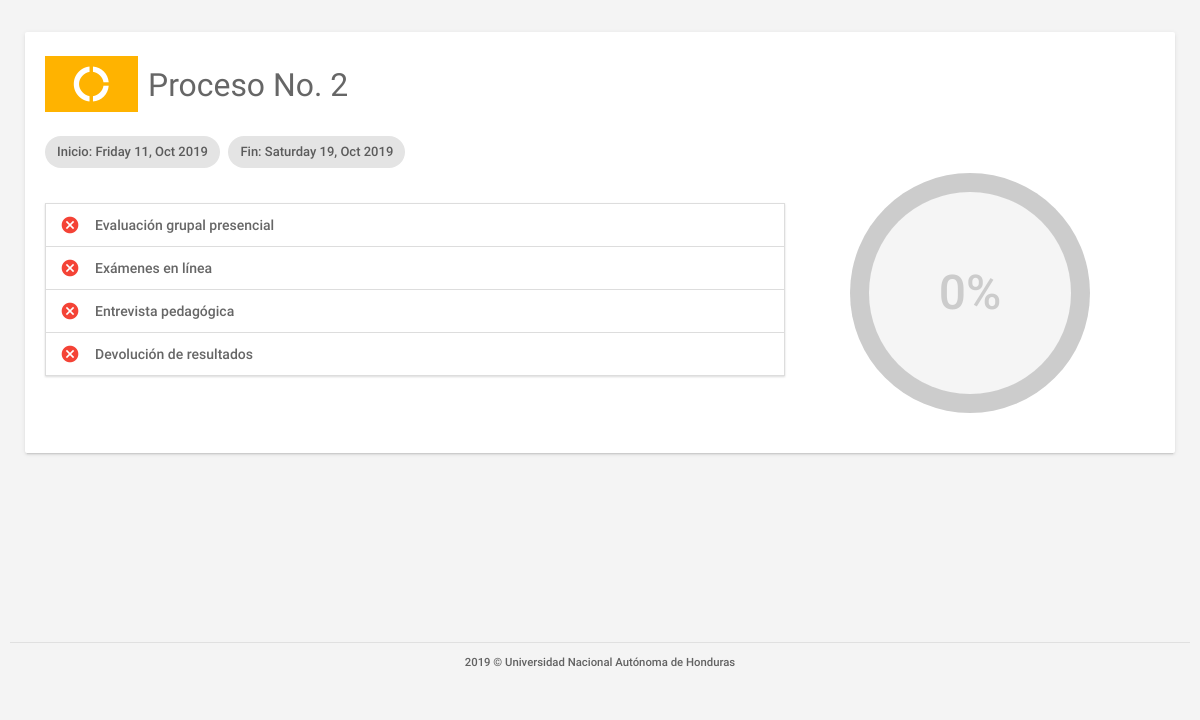
Page /consultar_progreso.php (signed in) on the earlier database version.
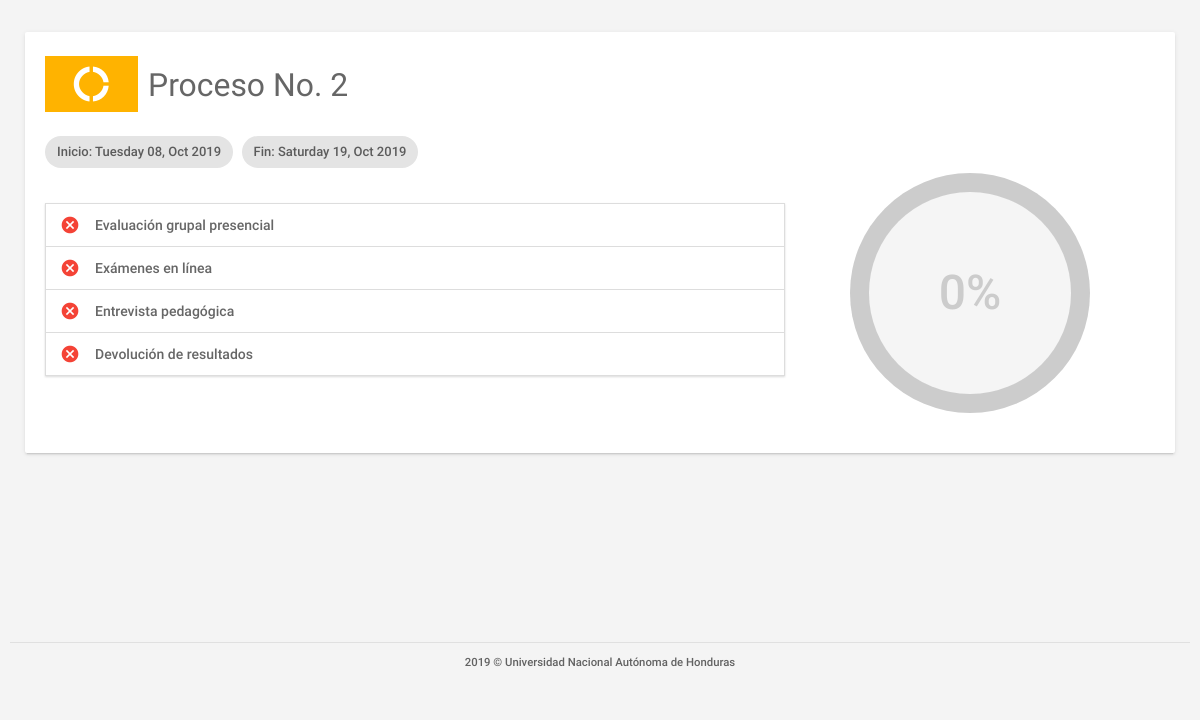
Same page on the later database version.
### tables this page shows
CREATE TABLE IF NOT EXISTS `tbl_control_de_procesos` (
  `idcontrolprocesos` INT NOT NULL AUTO_INCREMENT,
  `porcentaje` INT NULL,
  `etapa1` BOOLEAN NULL,
  `etapa2` BOOLEAN NULL,
  `etapa3` BOOLEAN NULL,
  `etapa4` BOOLEAN NULL,
  `idEstudiante` INT NOT NULL,
  `idprocesos` INT NOT NULL,
  PRIMARY KEY (`idcontrolprocesos`),
  CONSTRAINT `fk_tbl_control_de_procesos_tbl_estudiantes1`
    FOREIGN KEY (`idEstudiante`)
    REFERENCES `tbl_estudiantes` (`idEstudiante`)
    ON DELETE NO ACTION
    ON UPDATE NO ACTION,
  CONSTRAINT `fk_tbl_control_de_procesos_tbl_procesos1`
    FOREIGN KEY (`idprocesos`)
    REFERENCES `tbl_procesos` (`idprocesos`)
    ON DELETE NO ACTION
    ON UPDATE NO ACTION);

CREATE TABLE IF NOT EXISTS `tbl_procesos` (
  `idprocesos` INT NOT NULL,
  `fechainicio` DATETIME NULL,
  `fechafinal` DATETIME NULL,
  `fechainiciotestlinea` DATETIME NULL,
  `fechafinaltestlinea` DATETIME NULL,
  `urltestlinea1` VARCHAR(300) NULL,
  `urltestline2` VARCHAR(300) NULL,
  `clavetest` VARCHAR(100) NULL,
  `fechainicioentrevista` DATETIME NULL,
  `fechafinentrevista` DATETIME NULL,
  `fechainiciodevuelveresultado` DATETIME NULL,
  `fechafindevuelveresultado` DATETIME NULL,
  `estado` VARCHAR(45) NULL,
  PRIMARY KEY (`idprocesos`));

### assets/clases/class_conexion.php (called while the page is built, shortened)
<?php
	class Conexion{
		private $usuario = "root";
		private $contraseña = "oracle123";
		private $host = "localhost";
		private $baseDatos = "db_formacion";
		private $puerto = "3306";
		private $link;
		public function establecerConexion(){
			$this->link = mysqli_connect($this->host,$this->usuario,$this->contraseña,$this->baseDatos,$this->puerto);
			$this->link->set_charset("utf8");
		}
		public function ejecutarInstruccion($sql){
			return mysqli_query($this->link, $sql);
		}
	}
?>

### consultar_progreso.php (the view, shortened to what the changed rows need)
<?php
    require('./assets/clases/class_conexion.php');
    $mysql = new Conexion();
    $sql = sprintf("
    SELECT * FROM tbl_control_de_procesos
    LEFT JOIN tbl_procesos
    ON tbl_control_de_procesos.idprocesos = tbl_procesos.idprocesos
    where tbl_control_de_procesos.idEstudiante = '%s'
    ORDER by tbl_procesos.fechafindevuelveresultado DESC
    ",$_SESSION["idPersona"]);
    $query=$mysql->ejecutarInstruccion($sql);
?>
<!DOCTYPE html>
<html lang="es">
<head>
    <link type="text/css" rel="stylesheet" href="assets/plugins/materialize/css/materialize.min.css" />
    <link href="assets/css/materialize_Icons.css" rel="stylesheet">
    <link href="assets/css/alpha.css" rel="stylesheet" type="text/css" />
    <link href="assets/css/custom.css" rel="stylesheet" type="text/css" />
    <link href="assets/css/gestionar_Usuarios.css" rel="stylesheet" type="text/css">
    <link href="assets/plugins/sweetalert/sweetalert.css" rel="stylesheet" type="text/css" />
    <link href="assets/plugins/material-preloader/css/materialPreloader.min.css" rel="stylesheet">
    <link href="assets/plugins/Circle Progress/circleProgressBar.css" rel="stylesheet">
    <link href="assets/css/consultar_progreso.css" rel="stylesheet">
</head>
<body>
    <div class="mn-content">
        <main class="mn-inner">
            <div class="row">
                <?php
                while($datos = mysqli_fetch_array($query))
                {
            ?>
                <div class="col s12 m12" style="padding: 0px;">
                    <div class="card">
                        <div class="card-content">
                            <div class="row valign-wrapper">
                                <div class="col s3 m1 amber darken-1 phase_icon valign-wrapper" style="height:4rem;">
                                    <i class="material-icons white-text center"
                                        style="width: 100%;font-size:3rem;">donut_large</i>
                                </div>
                                <div class="col s9 m11 valign-wrapper">
                                    <h4>Proceso No. <?php echo $datos['idprocesos']?></h4>
                                </div>
                            </div>
                            <div class="chip">
                                Inicio: <?php
                                    $string = $datos['fechainicio'];
                                    $date = DateTime::createFromFormat("Y-m-d H:i:s", $string);
                                    echo strftime("%A %d, %b %Y",$date->getTimestamp());
                                ?>
                            </div>
                            <div class="chip">
                                Fin: <?php
                                    $string = $datos['fechafindevuelveresultado'];
                                    $date = DateTime::createFromFormat("Y-m-d H:i:s", $string);
                                    echo strftime("%A %d, %b %Y",$date->getTimestamp());
                                ?>
                            </div>
                            <div class="row valign-wrapper">
                                <div class="col s12 m7 l8" style="padding: 0px;">
                                    <ul class="collapsible" data-collapsible="accordion">
                                        <li>
                                            <div class="collapsible-header">
                                                <i
                                                    class="material-icons <?php echo $datos['etapa1'] ? "green-text":"red-text"; ?>">
                                                </i>
                                                Evaluación grupal presencial
                                            </div>
                                        </li>
                                        <li>
                                            <div class="collapsible-header">
                                                <i
                                                    class="material-icons <?php echo $datos['etapa2'] ? "green-text":"red-text"; ?>">
                                                </i>
                                                Exámenes en línea
                                            </div>
                                        </li>
                                        <li>
                                            <div class="collapsible-header">
                                                <i
                                                    class="material-icons <?php echo $datos['etapa3'] ? "green-text":"red-text"; ?>">
                                                </i>
                                                Entrevista pedagógica
                                            </div>
                                        </li>
                                        <li>
                                            <div class="collapsible-header">
                                                <i
                                                    class="material-icons <?php echo $datos['etapa4'] ? "green-text":"red-text"; ?>">
                                                </i>
                                                Devolución de resultados
                                            </div>
                                        </li>
                                    </ul>
                                </div>
                                <div class="col s12 m5 l4">
                                    <div class="c100 p<?php echo $datos['porcentaje']?> big center">
                                        <span><?php echo $datos['porcentaje']?>%</span>
                                    </div>
                                </div>
                            </div>
                        </div>
                    </div>
                </div>
                <?php
                }
            ?>
            </div>
        </main>
    </div>
</body>
</html>

Differences in the rows shown:
changed through a linked row, tbl_control_de_procesos: idprocesos.fechainicio "Friday 11, Oct 2019" → "Tuesday 08, Oct 2019"
